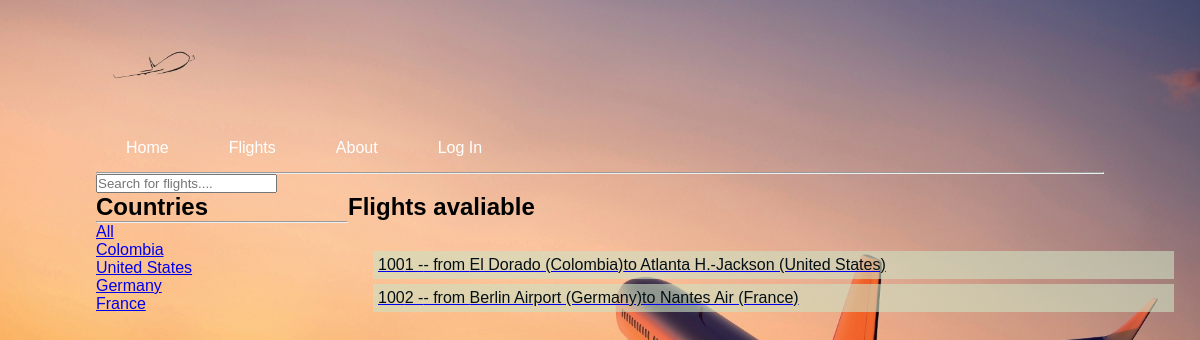
The app's page /flights/, older data.
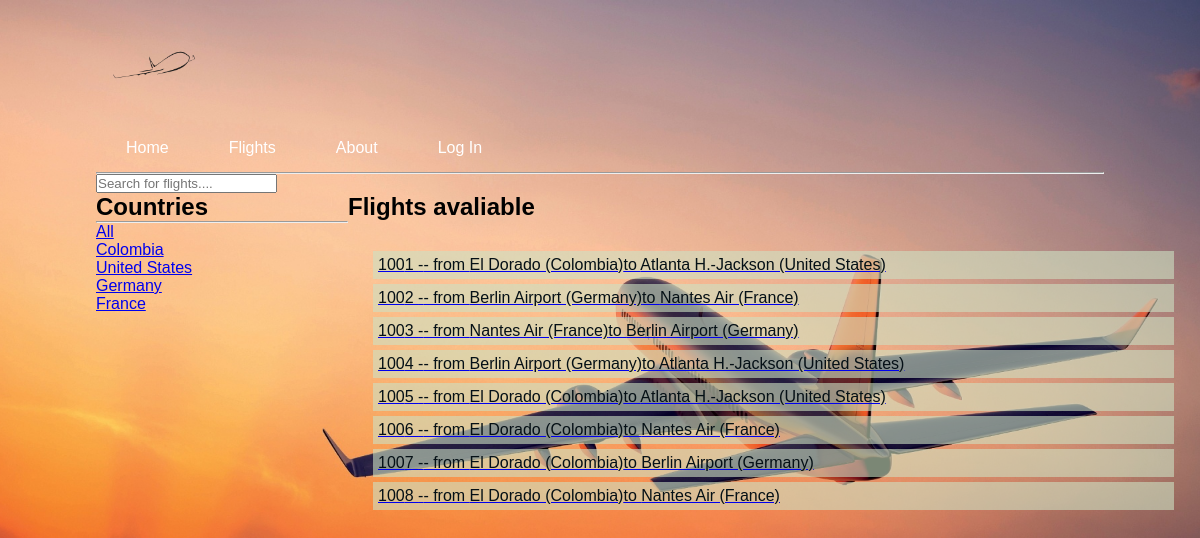
The same page, newer data.
### flights/models.py (models this page shows, shortened)
class Country(models.Model):
    name = models.CharField(max_length=15)
    def __str__(self):
        return f"{self.name}"
    class Meta:
        verbose_name_plural = "Countries"

class Flight(models.Model):
    origin = models.ForeignKey(Airport, on_delete=models.CASCADE, related_name="departures")
    destination = models.ForeignKey(Airport, on_delete=models.CASCADE, related_name="arrivals")
    departure = models.DateTimeField(auto_now=True)  # save it every time, allowing to update the hour.
    arrival = models.DateTimeField(auto_now=True)
    airplane = models.ForeignKey('Airplane', on_delete=models.SET_NULL, null=True, related_name="flights", blank=True)
    passengers = models.ManyToManyField(User, related_name="flights")

class Airport(models.Model):
    name = models.CharField(max_length=55)
    country = models.ForeignKey(Country, on_delete=models.CASCADE, related_name="airports")
    def __str__(self):
        return f"{self.name} ({self.country})"

### flights/views.py (the view)
# urls.py: path('', include('flights.urls'))
def flights(request):
    return render(request, "flights/flights.html", {
        "flights": Flight.objects.all(),
        'countries': Country.objects.all()
    })

### flights/templates/flights/flights.html (shortened to what this page needs)
{% extends 'main.html' %}
{% block content %}
<form action="" method="get">
    <input type="text" name="q" placeholder="Search for flights....">
</form>
<div class="home-container">
    <div>
        <h2>Countries</h2>
        <hr>
        <div>
            <a href="{% url 'home' %}">All</a>
        </div>
        {% for country in countries %}
            <div>
                <a href="{% url 'home' %}?q={{country.name}}">{{country.name}}</a>
            </div>
        {% endfor %}
    </div>
    <div>
        <h2>Flights avaliable</h2>
        <ul class="ulflights">
            {% for flight in flights %}
            <a href="{% url 'flight' flight.id %}">
                <li>
                    <span class="flightid">100{{flight.id}} -</span>
                    <span class="origin">- from {{ flight.origin }} </span>
                    <span class="destiny"> to {{ flight.destination }} </span>
                </li>
            </a>
            {% endfor %}
        </ul>
    </div>
</div>
{% endblock %}

### templates/main.html (shortened to what this page needs)
<!DOCTYPE html>
{% load static %}
<html lang="en">
<head>
    <link rel="stylesheet" href="../static/styles/main.css">
</head>
<body id ="bg" style="background-image: url('../static/images/qD94oG.jpg');">
    {% include 'navbar.html' %}
    {% block content %}
    {% endblock %}
</body>
</html>

### templates/navbar.html
{% load static %}
<nav>
    <img src="{% static 'images/logo1.png' %}" class="logo">
<ul>
    <li><a href="{% url 'home'  %}">Home</a></li>
    <li><a href="{% url 'flights'  %}">Flights</a></li>
    <li><a href="">About</a></li>
    {% if user.is_authenticated %}
    <li><a href="{% url 'logout' %}">Log Out</a></li>
    {% else %}
    <li><a href="{% url 'login' %}">Log In</a></li>
    {% endif %}
</ul>
</nav>
<hr>

### static/styles/main.css (style rules this page uses)
* { margin: 0; padding: 0; box-sizing: border-box; }
#bg { width: 100%; height: 100vh; background-size: cover; background-position: center; padding: 0 8%; position: relative; }
nav { padding: 5px 0; }
.logo { width: 120px; cursor: pointer; }
nav ul { flex: 1; text-align: right; padding-right: 30px; display: flex; flex-direction: row; align-items: center; flex-wrap: wrap; }
nav ul li { display: inline-block; list-style: none; margin: 10px 30px; }
nav ul li a { color: #fff; text-decoration: none; position: relative; }
nav ul a::after { content: ''; width: 0; height: 3px; position: absolute; bottom: -5px; left: 50%; transform: translateX(-50%); background: #fff; transition: width 0.3s; }
body { font-family: Arial, Helvetica, sans-serif; margin: 0; }
html { box-sizing: border-box; }
*, *:before, *:after { box-sizing: inherit; }
.ulflights { position: absolute; width: 851px; padding: 25px; box-sizing: border-box; }
.ulflights li { display: flex; background: rgba(189, 129, 32, .1); padding: 5px; color: rgb(5, 16, 22); margin: 5px 0; transition: .5s; }
.ulflights li:nth-child(1) { background: rgba(206, 226, 195, 0.6); }

### flights/templates/flights/flights.html (style rules this page uses)
.home-container { display: grid; grid-template-columns: 1fr 3fr; }

Row changes from the older to the newer data that the page shows:
added Flight: id "3", origin "Nantes Air (France)", destination "Berlin Airport (Germany)"
added Flight: id "4", origin "Berlin Airport (Germany)", destination "Atlanta H.-Jackson (United States)"
added Flight: id "5", origin "El Dorado (Colombia)", destination "Atlanta H.-Jackson (United States)"
added Flight: id "6", origin "El Dorado (Colombia)", destination "Nantes Air (France)"
added Flight: id "7", origin "El Dorado (Colombia)", destination "Berlin Airport (Germany)"
added Flight: id "8", origin "El Dorado (Colombia)", destination "Nantes Air (France)"
